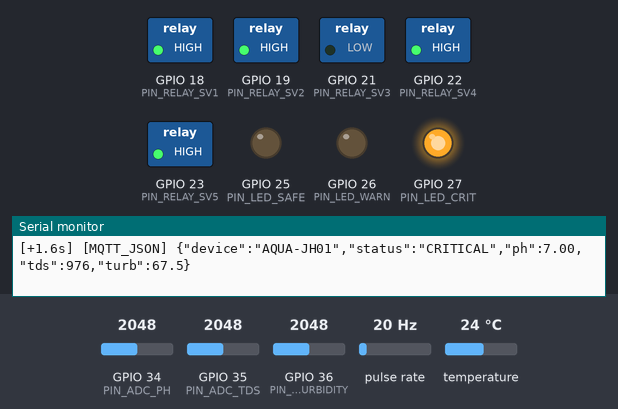
The sketch below on a simulated ESP32. Shown: switched loads named in the sketch (green lamp = pin HIGH), output pins drawn as LEDs (lit = HIGH), the last lines printed to the serial monitor. Wiring (inferred from the names in the program): pulse sensor: data GPIO 16. The inputs (shaded band) are chosen by the test bench; at power-on: GPIO 34 (PIN_ADC_PH) = 2048, GPIO 35 (PIN_ADC_TDS) = 2048, GPIO 36 (PIN_ADC_TURBIDITY) = 2048, pulse rate 20 Hz, temperature 24 °C (analog values on the 0–4095 scale).

Above: at 1.7 s.
1.8 s: GPIO 34 (PIN_ADC_PH) set to 2228
5.5 s: GPIO 34 (PIN_ADC_PH) set to 2316
At 8.1 s:
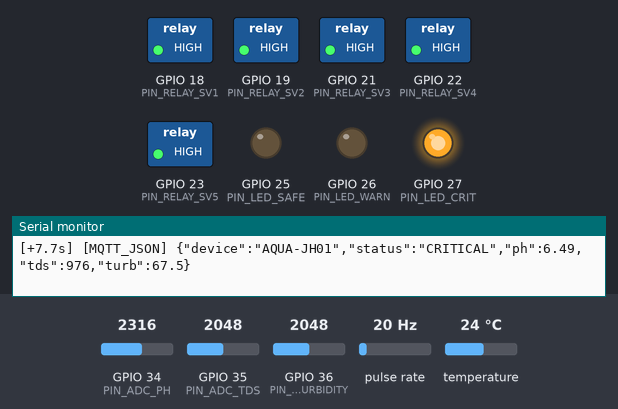
9.1 s: GPIO 34 (PIN_ADC_PH) set to 2140
12.8 s: GPIO 34 (PIN_ADC_PH) set to 2015
At 15.1 s:
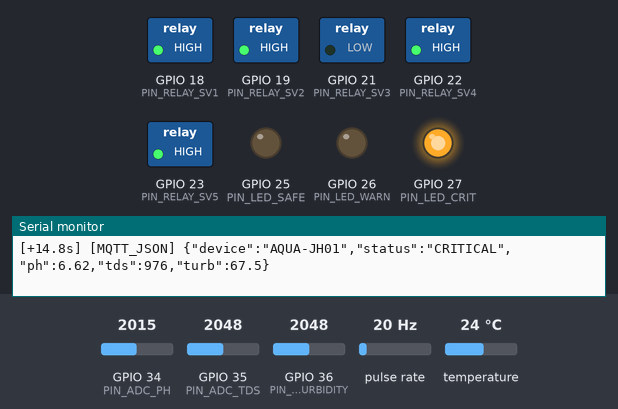
15.4 s: GPIO 34 (PIN_ADC_PH) set to 2345
19.1 s: GPIO 34 (PIN_ADC_PH) set to 2453
Timing chart, 0 to 21.9 s (numbered marks = the images above; inputs shaded):
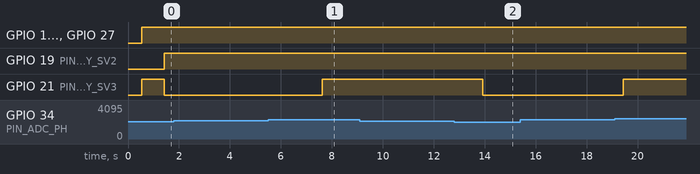

The sketch:

aquasentinel_esp32.ino
```cpp
/**
 * ============================================================================
 * Project: AquaSentinel - Embedded Firmware for ESP32 DevKit V1
 * Purpose: Water Quality Monitoring & Multi-Stage Filtration Controller
 * Target:  Smart India Hackathon (SIH) - Jharkhand Water Quality Initiative
 * Author:  AquaSentinel Student Team (EE & Embedded Track)
 * ============================================================================
 *
 * Target Board: ESP32 DevKit V1 (ESP-WROOM-32, 240MHz, 4MB Flash)
 * Framework:    Arduino Core for ESP32 with FreeRTOS multitasking
 *
 * SENSORS:
 *  - pH Probe: Analog pH Meter (DFRobot SEN0161) on GPIO 34 (ADC1_CH6)
 *  - TDS Probe: Analog TDS Meter on GPIO 35 (ADC1_CH7)
 *  - Turbidity: Optical Turbidity Sensor (TS-300B) on GPIO 36 (ADC1_CH0 / SENSOR_VP)
 *  - Temperature: DS18B20 Digital Thermometer on GPIO 4 (Dallas 1-Wire)
 *  - Flow Rate: YF-S201 Hall-Effect Flow Meter on GPIO 16 (Hardware Interrupt)
 *
 * ACTUATORS (5-Channel 5V Optocoupled Relay Board -> 12V Solenoid Valves):
 *  - Relay 1: GPIO 18 -> Solenoid Valve 1 (SV1): Raw Inlet / 50μm Pre-Strainer
 *  - Relay 2: GPIO 19 -> Solenoid Valve 2 (SV2): Dual-Media Sand/Anthracite Bed
 *  - Relay 3: GPIO 21 -> Solenoid Valve 3 (SV3): Targeted Chemical Media (Al2O3/Birm/Calcite)
 *  - Relay 4: GPIO 22 -> Solenoid Valve 4 (SV4): Granular Activated Carbon (GAC) + UF
 *  - Relay 5: GPIO 23 -> Solenoid Valve 5 (SV5): Safety Recirculation / Diverter Valve
 *
 * STANDARDS COMPLIANCE:
 *  - Bureau of Indian Standards IS 10500:2012 Drinking Water Specification
 * ============================================================================
 */

#include <Arduino.h>
#include <OneWire.h>
#include <DallasTemperature.h>

// ----------------------------------------------------------------------------
// PIN DEFINITIONS
// ----------------------------------------------------------------------------
#define PIN_ADC_PH         34
#define PIN_ADC_TDS        35
#define PIN_ADC_TURBIDITY  36
#define PIN_ONEWIRE_TEMP   4
#define PIN_FLOW_PULSE     16

#define PIN_RELAY_SV1      18
#define PIN_RELAY_SV2      19
#define PIN_RELAY_SV3      21
#define PIN_RELAY_SV4      22
#define PIN_RELAY_SV5      23

#define PIN_LED_SAFE       25
#define PIN_LED_WARN       26
#define PIN_LED_CRIT       27

// ----------------------------------------------------------------------------
// IS 10500:2012 DRINKING WATER STANDARDS
// ----------------------------------------------------------------------------
const float IS_PH_MIN_ACCEPTABLE      = 6.5f;
const float IS_PH_MAX_ACCEPTABLE      = 8.5f;
const float IS_TDS_MAX_ACCEPTABLE     = 500.0f;   // mg/L (ppm)
const float IS_TDS_MAX_PERMISSIBLE    = 2000.0f;  // In absence of alternate source
const float IS_TURB_MAX_ACCEPTABLE    = 1.0f;     // NTU
const float IS_TURB_MAX_PERMISSIBLE   = 5.0f;     // NTU

// ----------------------------------------------------------------------------
// MOVING AVERAGE FILTER CLASS (Noise Rejection for ADC)
// ----------------------------------------------------------------------------
template<typename T, size_t N>
class MovingAverageFilter {
private:
  T buffer[N];
  size_t head = 0;
  size_t count = 0;
  T runningSum = 0;

public:
  MovingAverageFilter() {
    for (size_t i = 0; i < N; ++i) buffer[i] = 0;
  }

  T addSample(T sample) {
    if (count < N) {
      runningSum += sample;
      buffer[head] = sample;
      count++;
    } else {
      runningSum = runningSum - buffer[head] + sample;
      buffer[head] = sample;
    }
    head = (head + 1) % N;
    return runningSum / count;
  }

  T getAverage() const {
    return count > 0 ? (runningSum / count) : 0;
  }
};

// Moving average filters for analog readings (Window size = 10)
MovingAverageFilter<uint16_t, 10> filterPhAdc;
MovingAverageFilter<uint16_t, 10> filterTdsAdc;
MovingAverageFilter<uint16_t, 10> filterTurbAdc;

// ----------------------------------------------------------------------------
// DATA STRUCTURES
// ----------------------------------------------------------------------------
enum SystemHealth {
  HEALTH_SAFE,
  HEALTH_WARNING,
  HEALTH_CRITICAL
};

enum SystemFsmState {
  STATE_BOOT,
  STATE_ACQUISITION,
  STATE_EVALUATION,
  STATE_ACTUATION,
  STATE_VERIFICATION
};

struct SensorReadings {
  float ph;
  float tds;
  float turbidity;
  float temperature;
  float flowRateLpm;
  uint16_t rawAdcPh;
  uint16_t rawAdcTds;
  uint16_t rawAdcTurb;
};

struct ActuatorStates {
  bool sv1_inlet;
  bool sv2_sediment;
  bool sv3_targeted;
  bool sv4_carbon;
  bool sv5_diverter;
};

// Global Shared State (Protected by Mutex in FreeRTOS)
SensorReadings g_sensors;
ActuatorStates g_relays;
SystemHealth g_health = HEALTH_SAFE;
SystemFsmState g_state = STATE_BOOT;
SemaphoreHandle_t g_stateMutex;

// Temperature Sensor Bus
OneWire oneWire(PIN_ONEWIRE_TEMP);
DallasTemperature tempSensors(&oneWire);

// Flow Meter Pulse Counter
volatile uint32_t g_flowPulseCount = 0;
void IRAM_ATTR flowPulseISR() {
  g_flowPulseCount++;
}

// ----------------------------------------------------------------------------
// CALIBRATION & CONVERSION HELPER FUNCTIONS
// ----------------------------------------------------------------------------

/**
 * Convert raw 12-bit ADC to calibrated pH with Nernst Temperature Compensation
 */
float calculateCalibratedPH(uint16_t adcCounts, float tempC) {
  // 12-bit ADC on 3.3V reference
  float voltage = ((float)adcCounts / 4095.0f) * 3.3f;

  // Standard pH probe calibration: Neutral point (pH 7.00) = 1.65V
  // Nernst slope at temperature T(K)
  float tempKelvin = tempC + 273.15f;
  float nernstSlope = 0.0001984f * tempKelvin; // V/pH unit

  float calculatedPh = 7.0f - (voltage - 1.65f) / (nernstSlope * 4.3f);
  if (calculatedPh < 0.0f) calculatedPh = 0.0f;
  if (calculatedPh > 14.0f) calculatedPh = 14.0f;
  return calculatedPh;
}

/**
 * Convert raw ADC to TDS with 2%/°C temperature compensation
 */
float calculateCalibratedTDS(uint16_t adcCounts, float tempC) {
  float voltage = ((float)adcCounts / 4095.0f) * 3.3f;

  // Temperature compensation coefficient
  float tempCoeff = 1.0f + 0.02f * (tempC - 25.0f);
  float compVoltage = voltage / tempCoeff;

  // DFRobot standard 3rd order polynomial for analog TDS meter
  float v = compVoltage;
  float tds = (133.42f * v * v * v - 255.86f * v * v + 857.39f * v) * 0.72f;
  if (tds < 0.0f) tds = 0.0f;
  return tds;
}

/**
 * Convert raw optical voltage to Turbidity (NTU)
 */
float calculateCalibratedTurbidity(uint16_t adcCounts) {
  float voltage = ((float)adcCounts / 4095.0f) * 3.3f;
  if (voltage > 3.0f) voltage = 3.0f;
  if (voltage < 0.5f) voltage = 0.5f;

  // Optical sensor inverse curve: 3.0V = clear water, <1.0V = highly turbid
  float ntu = (3.0f - voltage) * 50.0f;
  if (voltage < 1.2f) {
    ntu += (1.2f - voltage) * 80.0f;
  }
  return ntu;
}

// ----------------------------------------------------------------------------
// FREERTOS TASKS
// ----------------------------------------------------------------------------

/**
 * Task 1: Sensor Acquisition Task (Pinned to Core 0, 50Hz / 20ms)
 * Reads analog voltages, performs oversampling, averages noise, and converts units.
 */
void TaskSensorAcquisition(void *pvParameters) {
  TickType_t xLastWakeTime = xTaskGetTickCount();
  const TickType_t xFrequency = pdMS_TO_TICKS(50); // 50ms (20Hz sampling)

  for (;;) {
    // 1. Read Raw ADC channels (16x oversampling to improve effective resolution)
    uint32_t sumPh = 0, sumTds = 0, sumTurb = 0;
    for (int i = 0; i < 16; i++) {
      sumPh   += analogRead(PIN_ADC_PH);
      sumTds  += analogRead(PIN_ADC_TDS);
      sumTurb += analogRead(PIN_ADC_TURBIDITY);
      vTaskDelay(pdMS_TO_TICKS(1));
    }
    uint16_t avgRawPh   = sumPh / 16;
    uint16_t avgRawTds  = sumTds / 16;
    uint16_t avgRawTurb = sumTurb / 16;

    // 2. Apply digital moving average filtering
    uint16_t filteredPh   = filterPhAdc.addSample(avgRawPh);
    uint16_t filteredTds  = filterTdsAdc.addSample(avgRawTds);
    uint16_t filteredTurb = filterTurbAdc.addSample(avgRawTurb);

    // 3. Read 1-Wire Temperature
    tempSensors.requestTemperatures();
    float tempC = tempSensors.getTempCByIndex(0);
    if (tempC < -50.0f || tempC > 80.0f) tempC = 25.0f; // Default fallback if disconnected

    // 4. Calculate Flow Rate from pulse counter
    static uint32_t lastFlowTime = 0;
    uint32_t now = millis();
    float flowLpm = 0.0f;
    if (now - lastFlowTime >= 1000) {
      // YF-S201: 7.5 pulses per second = 1 L/min
      flowLpm = ((float)g_flowPulseCount / 7.5f);
      g_flowPulseCount = 0;
      lastFlowTime = now;
    }

    // 5. Convert to calibrated engineering units
    float ph = calculateCalibratedPH(filteredPh, tempC);
    float tds = calculateCalibratedTDS(filteredTds, tempC);
    float turb = calculateCalibratedTurbidity(filteredTurb);

    // 6. Update global shared state safely
    if (xSemaphoreTake(g_stateMutex, pdMS_TO_TICKS(10)) == pdTRUE) {
      g_sensors.ph = ph;
      g_sensors.tds = tds;
      g_sensors.turbidity = turb;
      g_sensors.temperature = tempC;
      g_sensors.flowRateLpm = flowLpm;
      g_sensors.rawAdcPh = avgRawPh;
      g_sensors.rawAdcTds = avgRawTds;
      g_sensors.rawAdcTurb = avgRawTurb;
      xSemaphoreGive(g_stateMutex);
    }

    vTaskDelayUntil(&xLastWakeTime, xFrequency);
  }
}

/**
 * Task 2: State Controller & Actuator Task (Pinned to Core 1, 10Hz / 100ms)
 * Implements the IS 10500:2012 comparator and drives relays.
 */
void TaskStateController(void *pvParameters) {
  TickType_t xLastWakeTime = xTaskGetTickCount();
  const TickType_t xFrequency = pdMS_TO_TICKS(100);

  for (;;) {
    SensorReadings currentData;
    if (xSemaphoreTake(g_stateMutex, pdMS_TO_TICKS(10)) == pdTRUE) {
      currentData = g_sensors;
      xSemaphoreGive(g_stateMutex);
    }

    // Step A: Water Quality Classification (IS 10500:2012)
    SystemHealth health = HEALTH_SAFE;

    // Check pH Limits
    if (currentData.ph < IS_PH_MIN_ACCEPTABLE || currentData.ph > IS_PH_MAX_ACCEPTABLE) {
      if (currentData.ph < 5.5f || currentData.ph > 9.5f) {
        health = HEALTH_CRITICAL;
      } else if (health != HEALTH_CRITICAL) {
        health = HEALTH_WARNING;
      }
    }

    // Check Turbidity Limits
    if (currentData.turbidity > IS_TURB_MAX_PERMISSIBLE) {
      health = HEALTH_CRITICAL;
    } else if (currentData.turbidity > IS_TURB_MAX_ACCEPTABLE) {
      if (health != HEALTH_CRITICAL) health = HEALTH_WARNING;
    }

    // Check TDS Limits
    if (currentData.tds > IS_TDS_MAX_PERMISSIBLE) {
      health = HEALTH_CRITICAL;
    } else if (currentData.tds > IS_TDS_MAX_ACCEPTABLE) {
      if (health != HEALTH_CRITICAL) health = HEALTH_WARNING;
    }

    // Step B: Relay Dispatch Logic
    ActuatorStates relays;
    relays.sv1_inlet    = true; // Inlet always open to feed water
    relays.sv2_sediment = (currentData.turbidity > 1.0f); // Engage dual-media sand if turbid
    relays.sv3_targeted = (currentData.ph < 6.5f || currentData.ph > 8.5f); // Engage calcite/neutralizer if acid
    relays.sv4_carbon   = true; // Carbon polishing online
    relays.sv5_diverter = (health == HEALTH_CRITICAL); // Trip recirculation if severe

    // Write GPIO Outputs (Active HIGH with optocoupled relay board)
    digitalWrite(PIN_RELAY_SV1, relays.sv1_inlet ? HIGH : LOW);
    digitalWrite(PIN_RELAY_SV2, relays.sv2_sediment ? HIGH : LOW);
    digitalWrite(PIN_RELAY_SV3, relays.sv3_targeted ? HIGH : LOW);
    digitalWrite(PIN_RELAY_SV4, relays.sv4_carbon ? HIGH : LOW);
    digitalWrite(PIN_RELAY_SV5, relays.sv5_diverter ? HIGH : LOW);

    // RGB Status Indicator
    digitalWrite(PIN_LED_SAFE, (health == HEALTH_SAFE) ? HIGH : LOW);
    digitalWrite(PIN_LED_WARN, (health == HEALTH_WARNING) ? HIGH : LOW);
    digitalWrite(PIN_LED_CRIT, (health == HEALTH_CRITICAL) ? HIGH : LOW);

    // Update global state
    if (xSemaphoreTake(g_stateMutex, pdMS_TO_TICKS(10)) == pdTRUE) {
      g_health = health;
      g_relays = relays;
      g_state = STATE_ACTUATION;
      xSemaphoreGive(g_stateMutex);
    }

    vTaskDelayUntil(&xLastWakeTime, xFrequency);
  }
}

/**
 * Task 3: Telemetry & Serial Logging Task (Pinned to Core 1, 1Hz)
 * Formats data for UART Serial Monitor and prepares JSON payloads.
 */
void TaskTelemetry(void *pvParameters) {
  for (;;) {
    SensorReadings s;
    ActuatorStates r;
    SystemHealth h;

    if (xSemaphoreTake(g_stateMutex, pdMS_TO_TICKS(20)) == pdTRUE) {
      s = g_sensors;
      r = g_relays;
      h = g_health;
      xSemaphoreGive(g_stateMutex);
    }

    const char *healthStr = (h == HEALTH_SAFE) ? "SAFE" : ((h == HEALTH_WARNING) ? "WARNING" : "CRITICAL");

    // Formatted Serial Stream for SIH Judges
    Serial.printf("[+%.1fs] [ADC_METRIC] pH_ADC:%d (%.2f pH) | TDS_ADC:%d (%.0f ppm) | TURB_ADC:%d (%.1f NTU) | T:%.1f°C\n",
      millis() / 1000.0f, s.rawAdcPh, s.ph, s.rawAdcTds, s.tds, s.rawAdcTurb, s.turbidity, s.temperature);

    Serial.printf("[+%.1fs] [FSM_STATE] Health: [%s] | Relays: [SV1:%d, SV2:%d, SV3:%d, SV4:%d, SV5:%d]\n",
      millis() / 1000.0f, healthStr, r.sv1_inlet, r.sv2_sediment, r.sv3_targeted, r.sv4_carbon, r.sv5_diverter);

    // Simulated IoT MQTT JSON packet
    Serial.printf("[+%.1fs] [MQTT_JSON] {\"device\":\"AQUA-JH01\",\"status\":\"%s\",\"ph\":%.2f,\"tds\":%.0f,\"turb\":%.1f}\n",
      millis() / 1000.0f, healthStr, s.ph, s.tds, s.turbidity);

    vTaskDelay(pdMS_TO_TICKS(1000));
  }
}

// ----------------------------------------------------------------------------
// SETUP & MAIN LOOP
// ----------------------------------------------------------------------------
void setup() {
  Serial.begin(115200);
  delay(500);

  Serial.println("\n=======================================================");
  Serial.println("  AquaSentinel - Embedded Water Quality Controller");
  Serial.println("  ESP32 FreeRTOS Dual-Core Firmware Initialized");
  Serial.println("  Target Region: Jharkhand Mining & Rural Belt");
  Serial.println("=======================================================\n");

  // Configure ADC (12-bit, 11dB attenuation for 0-3.3V range)
  analogReadResolution(12);
  analogSetAttenuation(ADC_11db);

  // Configure Relay Pins as Digital Outputs
  pinMode(PIN_RELAY_SV1, OUTPUT);
  pinMode(PIN_RELAY_SV2, OUTPUT);
  pinMode(PIN_RELAY_SV3, OUTPUT);
  pinMode(PIN_RELAY_SV4, OUTPUT);
  pinMode(PIN_RELAY_SV5, OUTPUT);

  // Status LEDs
  pinMode(PIN_LED_SAFE, OUTPUT);
  pinMode(PIN_LED_WARN, OUTPUT);
  pinMode(PIN_LED_CRIT, OUTPUT);

  // Flow Meter Pulse Counter Interrupt
  pinMode(PIN_FLOW_PULSE, INPUT_PULLUP);
  attachInterrupt(digitalPinToInterrupt(PIN_FLOW_PULSE), flowPulseISR, RISING);

  // Initialize Temperature Bus
  tempSensors.begin();

  // Create Mutex for thread-safe state access
  g_stateMutex = xSemaphoreCreateMutex();

  // Spawn FreeRTOS Tasks across both ESP32 Xtensa LX6 Cores
  xTaskCreatePinnedToCore(TaskSensorAcquisition, "SensorTask",  4096, NULL, 2, NULL, 0); // Core 0
  xTaskCreatePinnedToCore(TaskStateController,   "ControlTask", 4096, NULL, 2, NULL, 1); // Core 1
  xTaskCreatePinnedToCore(TaskTelemetry,         "TelemTask",   4096, NULL, 1, NULL, 1); // Core 1

  Serial.println("[SYSTEM] All FreeRTOS tasks started successfully.");
}

void loop() {
  // FreeRTOS handles all tasks in background. Main loop stays empty or yields.
  vTaskDelay(pdMS_TO_TICKS(1000));
}
```

Measured:
- the behaviour switches between 2283 and 2284 on GPIO 34 (PIN_ADC_PH) (found by bisection; images 0 and 1)
- the behaviour switches between 2083 and 2082 on GPIO 34 (PIN_ADC_PH) (found by bisection; images 1 and 2)
- after the input at 5.5 s, GPIO 21 (PIN_RELAY_SV3): LOW → HIGH after 2.1 s
- after the input at 12.8 s, GPIO 21 (PIN_RELAY_SV3): HIGH → LOW after 1.1 s instead of 1.9 s
